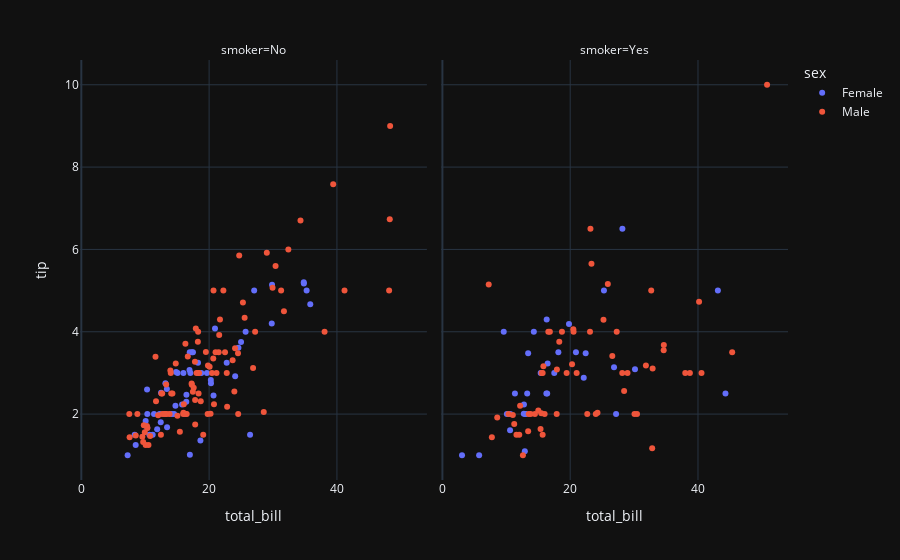

This figure's notebook cell:
### Markdown cell above
## Scatter Plot

>Scatter plots are used to check the relationship between the variables and the
distribution of the data. A scatterplot displays the relationship between 2 numeric
variables. For each data point, the value of its first variable is represented on the X axis,
the second on the Y axis

### Code cell
# scatter for total_bill to tips
fig = px.scatter(data_frame=df,
                 x = "total_bill",
                 y = "tip",
                 color = "sex",
                 facet_col="smoker")

fig.show()

### Figure 1 — Plotly figure (JSON) as saved in the notebook; plotly's stock layout.template omitted (floating-point values rounded to 4 significant figures)
{"data": [{"hovertemplate": "sex=Female<br>smoker=No<br>total_bill=%{x}<br>tip=%{y}<extra></extra>", "legendgroup": "Female", "marker": {"color": "#636efa", "symbol": "circle"}, "mode": "markers", "name": "Female", "orientation": "v", "showlegend": true, "x": [16.99, 24.59, 35.26, 14.83, 10.33, 16.97, 20.29, 15.77, 19.65, 15.06, 20.69, 16.93, 10.29, 34.81, 26.41, 16.45, 17.07, 14.73, 10.07, 34.83, 22.75, 20.92, 7.25, 25.71, 17.31, 10.65, 12.43, 24.08, 13.42, 12.48, 29.8, 14.52, 11.38, 20.27, 11.17, 12.26, 18.26, 8.51, 10.33, 14.15, 13.16, 17.47, 27.05, 16.43, 8.35, 18.64, 11.87, 29.85, 25.0, 13.39, 16.21, 15.98, 35.83, 18.78], "xaxis": "x", "y": [1.01, 3.61, 5.0, 3.02, 1.67, 3.5, 2.75, 2.23, 3.0, 3.0, 2.45, 3.07, 2.6, 5.2, 1.5, 2.47, 3.0, 2.2, 1.83, 5.17, 3.25, 4.08, 1.0, 4.0, 3.5, 1.5, 1.8, 2.92, 1.68, 2.52, 4.2, 2.0, 2.0, 2.83, 1.5, 2.0, 3.25, 1.25, 2.0, 2.0, 2.75, 3.5, 5.0, 2.3, 1.5, 1.36, 1.63, 5.14, 3.75, 2.61, 2.0, 3.0, 4.67, 3.0], "yaxis": "y", "type": "scatter"}, {"hovertemplate": "sex=Female<br>smoker=Yes<br>total_bill=%{x}<br>tip=%{y}<extra></extra>", "legendgroup": "Female", "marker": {"color": "#636efa", "symbol": "circle"}, "mode": "markers", "name": "Female", "orientation": "v", "showlegend": false, "x": [3.07, 26.86, 25.28, 5.75, 16.32, 11.35, 15.38, 44.3, 22.42, 14.31, 17.51, 10.59, 10.63, 9.6, 20.9, 18.15, 19.81, 43.11, 13.0, 12.74, 13.0, 16.4, 16.47, 12.76, 13.27, 28.17, 12.9, 30.14, 13.42, 16.27, 10.09, 22.12, 27.18], "xaxis": "x2", "y": [1.0, 3.14, 5.0, 1.0, 4.3, 2.5, 3.0, 2.5, 3.48, 4.0, 3.0, 1.61, 2.0, 4.0, 3.5, 3.5, 4.19, 5.0, 2.0, 2.01, 2.0, 2.5, 3.23, 2.23, 2.5, 6.5, 1.1, 3.09, 3.48, 2.5, 2.0, 2.88, 2.0], "yaxis": "y2", "type": "scatter"}, {"hovertemplate": "sex=Male<br>smoker=No<br>total_bill=%{x}<br>tip=%{y}<extra></extra>", "legendgroup": "Male", "marker": {"color": "#EF553B", "symbol": "circle"}, "mode": "markers", "name": "Male", "orientation": "v", "showlegend": true, "x": [10.34, 21.01, 23.68, 25.29, 8.77, 26.88, 15.04, 14.78, 10.27, 15.42, 18.43, 21.58, 16.29, 20.65, 17.92, 39.42, 19.82, 17.81, 13.37, 12.69, 21.7, 9.55, 18.35, 17.78, 24.06, 16.31, 18.69, 31.27, 16.04, 17.46, 13.94, 9.68, 30.4, 18.29, 22.23, 32.4, 28.55, 18.04, 12.54, 9.94, 25.56, 19.49, 48.27, 17.59, 20.08, 20.23, 12.02, 10.51, 27.2, 22.76, 17.29, 16.66, 15.98, 13.03, 18.28, 24.71, 21.16, 22.49, 12.46, 18.24, 14.0, 38.07, 23.95, 29.93, 11.69, 14.26, 15.95, 8.52, 22.82, 19.08, 34.3, 41.19, 9.78, 7.51, 14.07, 13.13, 17.26, 24.55, 19.77, 48.17, 16.49, 21.5, 12.66, 13.81, 24.52, 20.76, 31.71, 20.69, 7.56, 48.33, 20.45, 13.28, 11.61, 10.77, 10.07, 29.03, 17.82], "xaxis": "x", "y": [1.66, 3.5, 3.31, 4.71, 2.0, 3.12, 1.96, 3.23, 1.71, 1.57, 3.0, 3.92, 3.71, 3.35, 4.08, 7.58, 3.18, 2.34, 2.0, 2.0, 4.3, 1.45, 2.5, 3.27, 3.6, 2.0, 2.31, 5.0, 2.24, 2.54, 3.06, 1.32, 5.6, 3.0, 5.0, 6.0, 2.05, 3.0, 2.5, 1.56, 4.34, 3.51, 6.73, 2.64, 3.15, 2.01, 1.97, 1.25, 4.0, 3.0, 2.71, 3.4, 2.03, 2.0, 4.0, 5.85, 3.0, 3.5, 1.5, 3.76, 3.0, 4.0, 2.55, 5.07, 2.31, 2.5, 2.0, 1.48, 2.18, 1.5, 6.7, 5.0, 1.73, 2.0, 2.5, 2.0, 2.74, 2.0, 2.0, 5.0, 2.0, 3.5, 2.5, 2.0, 3.48, 2.24, 4.5, 5.0, 1.44, 9.0, 3.0, 2.72, 3.39, 1.47, 1.25, 5.92, 1.75], "yaxis": "y", "type": "scatter"}, {"hovertemplate": "sex=Male<br>smoker=Yes<br>total_bill=%{x}<br>tip=%{y}<extra></extra>", "legendgroup": "Male", "marker": {"color": "#EF553B", "symbol": "circle"}, "mode": "markers", "name": "Male", "orientation": "v", "showlegend": false, "x": [38.01, 11.24, 20.29, 13.81, 11.02, 18.29, 15.01, 17.92, 19.44, 32.68, 28.97, 40.17, 27.28, 12.03, 21.01, 15.36, 20.49, 25.21, 16.0, 50.81, 15.81, 7.25, 31.85, 16.82, 32.9, 17.89, 14.48, 34.63, 34.65, 23.33, 45.35, 23.17, 40.55, 30.46, 23.1, 15.69, 28.44, 15.48, 16.58, 10.34, 13.51, 18.71, 20.53, 26.59, 38.73, 24.27, 30.06, 25.89, 28.15, 11.59, 7.74, 12.16, 8.58, 13.42, 24.01, 15.69, 15.53, 12.6, 32.83, 22.67], "xaxis": "x2", "y": [3.0, 1.76, 3.21, 2.0, 1.98, 3.76, 2.09, 3.08, 3.0, 5.0, 3.0, 4.73, 4.0, 1.5, 3.0, 1.64, 4.06, 4.29, 2.0, 10.0, 3.16, 5.15, 3.18, 4.0, 3.11, 2.0, 2.0, 3.55, 3.68, 5.65, 3.5, 6.5, 3.0, 2.0, 4.0, 1.5, 2.56, 2.02, 4.0, 2.0, 2.0, 4.0, 4.0, 3.41, 3.0, 2.03, 2.0, 5.16, 3.0, 1.5, 1.44, 2.2, 1.92, 1.58, 2.0, 3.0, 3.0, 1.0, 1.17, 2.0], "yaxis": "y2", "type": "scatter"}], "layout": {"xaxis": {"anchor": "y", "domain": [0.0, 0.49], "title": {"text": "total_bill"}}, "yaxis": {"anchor": "x", "domain": [0.0, 1.0], "title": {"text": "tip"}}, "xaxis2": {"anchor": "y2", "domain": [0.51, 1.0], "matches": "x", "title": {"text": "total_bill"}}, "yaxis2": {"anchor": "x2", "domain": [0.0, 1.0], "matches": "y", "showticklabels": false}, "annotations": [{"font": {}, "showarrow": false, "text": "smoker=No", "x": 0.245, "xanchor": "center", "xref": "paper", "y": 1.0, "yanchor": "bottom", "yref": "paper"}, {"font": {}, "showarrow": false, "text": "smoker=Yes", "x": 0.755, "xanchor": "center", "xref": "paper", "y": 1.0, "yanchor": "bottom", "yref": "paper"}], "legend": {"title": {"text": "sex"}, "tracegroupgap": 0}, "margin": {"t": 60}}}
